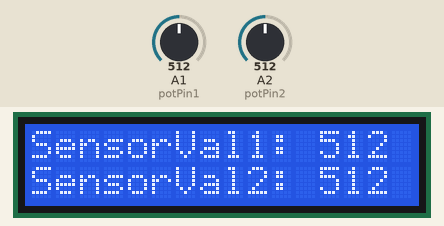
This sketch was run on a simulated Arduino Uno, built with avr-gcc and run on an emulated ATmega328P. Shown: 16×2 character LCD. Inputs (shaded band) come from the test bench; at power-on: A1 (potPin1) = 512, A2 (potPin2) = 512.

Above: at 1.2 s.
1.3 s: A1 (potPin1) set to 716
At 2.2 s:
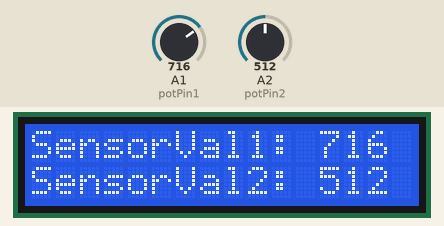
2.8 s: A2 (potPin2) set to 716
At 3.3 s:
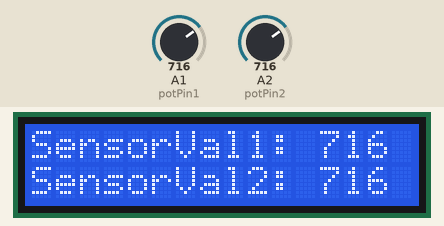
4.3 s: A1 (potPin1) set to 900
At 4.6 s:
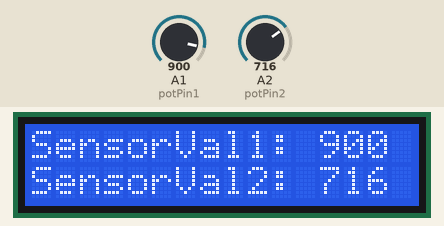
5.8 s: A2 (potPin2) set to 900
At 6.9 s:
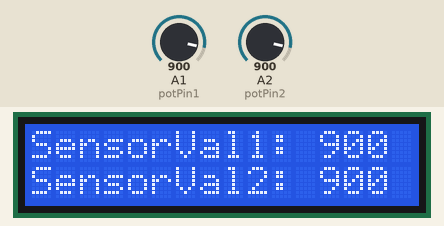
7.3 s: A1 (potPin1) set to 1023
At 8.0 s:
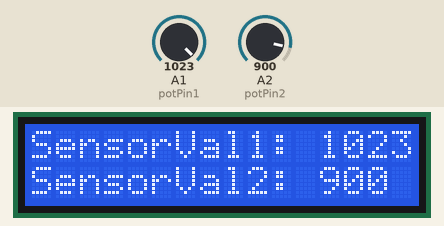
8.8 s: A2 (potPin2) set to 1023
At 9.2 s:
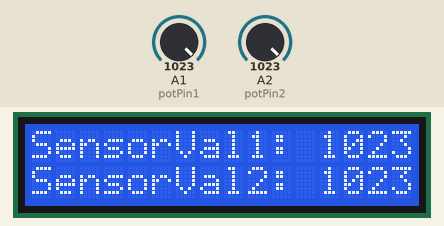
Timing chart, 0 to 11.3 s (numbered marks = the images above; inputs shaded):
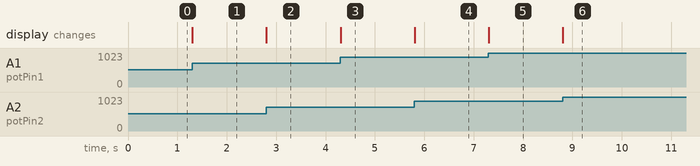

The sketch:

display_sensor_value_lcd.ino
```cpp
// include the library code:
#include <LiquidCrystal.h>

// initialize the library with the numbers of the interface pins
LiquidCrystal lcd(7,8,9,10,11,12);

int potPin1 = A1;
int potPin2 = A2;

void setup()
{
// set up the LCD's number of columns and rows:
lcd.begin(16, 2);
lcd.clear();

pinMode(potPin1, INPUT);
pinMode(potPin2, INPUT);
}

void loop()
{
lcd.setCursor(0,0); // Sets the cursor to col 0 and row 0
lcd.print("SensorVal1: "); // Prints Sensor Val: to LCD
lcd.print(analogRead(potPin1)); // Prints value on Potpin1 to LCD
lcd.setCursor(0,1); // Sets the cursor to col 1 and row 0
lcd.print("SensorVal2: "); // Prints Sensor Val: to LCD
lcd.print(analogRead(potPin2)); // Prints value on Potpin1 to LCD
}
```

Measured:
- after the input at 1.3 s, the display: changes at once (image 1)
- after the input at 2.8 s, the display: changes at once (image 2)
- after the input at 4.3 s, the display: changes at once (image 3)
- after the input at 5.8 s, the display: changes at once (image 4)
- after the input at 7.3 s, the display: changes at once (image 5)
- after the input at 8.8 s, the display: changes at once (image 6)
